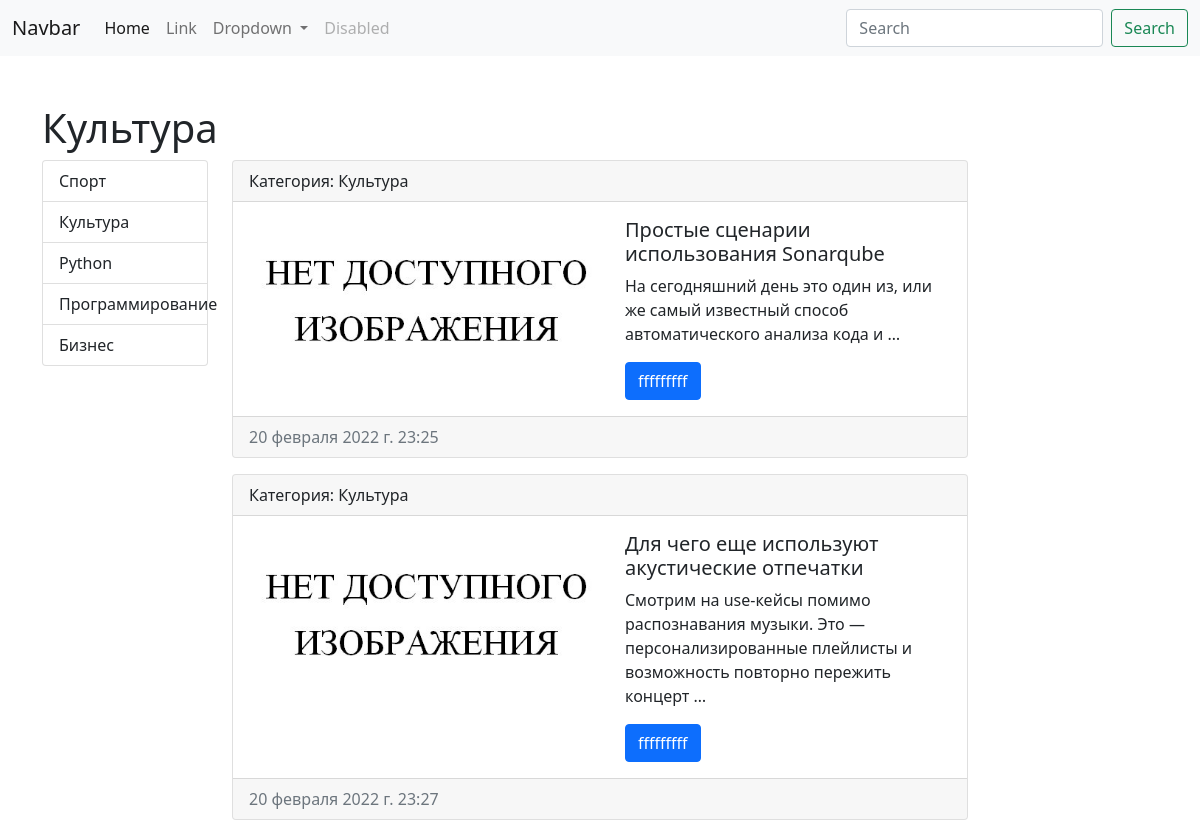
Page /category/2 on the committed database.
### news/models.py (models this page shows, shortened)
class Category(models.Model):
    category = models.CharField(max_length=100, db_index=True)
    def __str__(self):
        return self.category
    class Meta:
        verbose_name = "Категория"
        verbose_name_plural = "Категории"
        ordering = ['id']

class MyModel(models.Model):
    caption = models.CharField(max_length=100, verbose_name="Заголовок")
    text = models.TextField()
    created_at = models.DateTimeField(auto_now_add=True, verbose_name="Дата создания")
    updated_at = models.DateTimeField(auto_now=True, verbose_name="Обновленно")
    photo = models.ImageField(upload_to="news/%Y/%m/%d", blank=True)
    is_published = models.BooleanField(default=True, verbose_name="Опубликовано")
    category = models.ForeignKey(Category, on_delete=models.PROTECT, null=True)
    class Meta:
        verbose_name = "Новость"
        verbose_name_plural = "Новости"
        ordering = ['id']

### news/views.py (the view)
# urls.py: path('category/<int:category_id>', get_category)
def get_category(request, category_id):
    news = MyModel.objects.filter(category=category_id)
    ct = Category.objects.all()
    context = {
        "categories": ct,
        "news": news,
        "title": Category.objects.get(pk=category_id).category
    }
    return render(request, "news/category_get.html", context)

### news/templates/news/category_get.html (shortened to what this page needs)
<!doctype html>
<html lang="en">
<head>
    <link href="https://cdn.jsdelivr.net/npm/bootstrap@5.1.3/dist/css/bootstrap.min.css" rel="stylesheet"
>
</head>
<body>
<nav class="navbar navbar-expand-lg navbar-light bg-light">
    <div class="container-fluid">
        <a class="navbar-brand" href="#">Navbar</a>
        <div class="collapse navbar-collapse" id="navbarSupportedContent">
            <ul class="navbar-nav me-auto mb-2 mb-lg-0">
                <li class="nav-item">
                    <a class="nav-link active" aria-current="page" href="#">Home</a>
                </li>
                <li class="nav-item">
                    <a class="nav-link" href="/sitemap">Link</a>
                </li>
                <li class="nav-item dropdown">
                    <a class="nav-link dropdown-toggle" href="#" id="navbarDropdown" role="button"
                       data-bs-toggle="dropdown" aria-expanded="false">
                        Dropdown
                    </a>
                </li>
                <li class="nav-item">
                    <a class="nav-link disabled">Disabled</a>
                </li>
            </ul>
            <form class="d-flex">
                <input class="form-control me-2" type="search" placeholder="Search" aria-label="Search">
                <button class="btn btn-outline-success" type="submit">Search</button>
            </form>
        </div>
    </div>
</nav>
<div class="container mt-5">
    <h1>{{title}}</h1>
    <div class="row">
        <div class="col-md-2">
            <ul class="list-group">
                {%for i in categories%}
                <a href="/category/{{i.pk}}"  class="list-group-item">{{i.category}}</a>
                {%endfor%}
            </ul>
        </div>
        <div class="col-md-8">
            {%for i in news%}
            <div class="card mb-3">
                <div class="card-header">
                    Категория: {{i.category}}
                </div>
                <div class="card-body">
                    <div class="d-flex">
                        <div class="flex-shrink-0">
                            {% if i.photo%}
                            <img src="{{i.photo.url}}" class="card-img-bottom" style="width: 360px" alt="NOT FOUND">
                            {% else %}
                            <img src="/media/news/img.png" class="card-img-bottom" style="width: 360px" alt="NOT FOUND">
                            {% endif %}
                        </div>
                        <div class="flex-grow-1 ms-3">
                            <h5 class="card-title">{{i.caption}}</h5>
                            <p class="card-text">{{i.text|truncatewords:15}}</p>
                            <a href="#" class="btn btn-primary">fffffffff</a>
                        </div>
                    </div>
                </div>
                <div class="card-footer text-muted">
                    {{i.created_at}}
                </div>
            </div>
            {%endfor%}
        </div>
    </div>
</div>
</body>
</html>

### rows in the picture
Category: category "Культура"
Category: category "Спорт"
Category: category "Python"
Category: category "Программирование"
Category: category "Бизнес"
MyModel: category "Культура", caption "Простые сценарии использования Sonarqube", text "На сегодняшний день это один из, или же самый известный способ автоматического анализа кода и …", created_at "20 февраля 2022 г. 23:25"
MyModel: category "Культура", caption "Для чего еще используют акустические отпечатки", text "Смотрим на use-кейсы помимо распознавания музыки. Это — персонализированные плейлисты и возможность повторно пережить концерт …", created_at "20 февраля 2022 г. 23:27"
